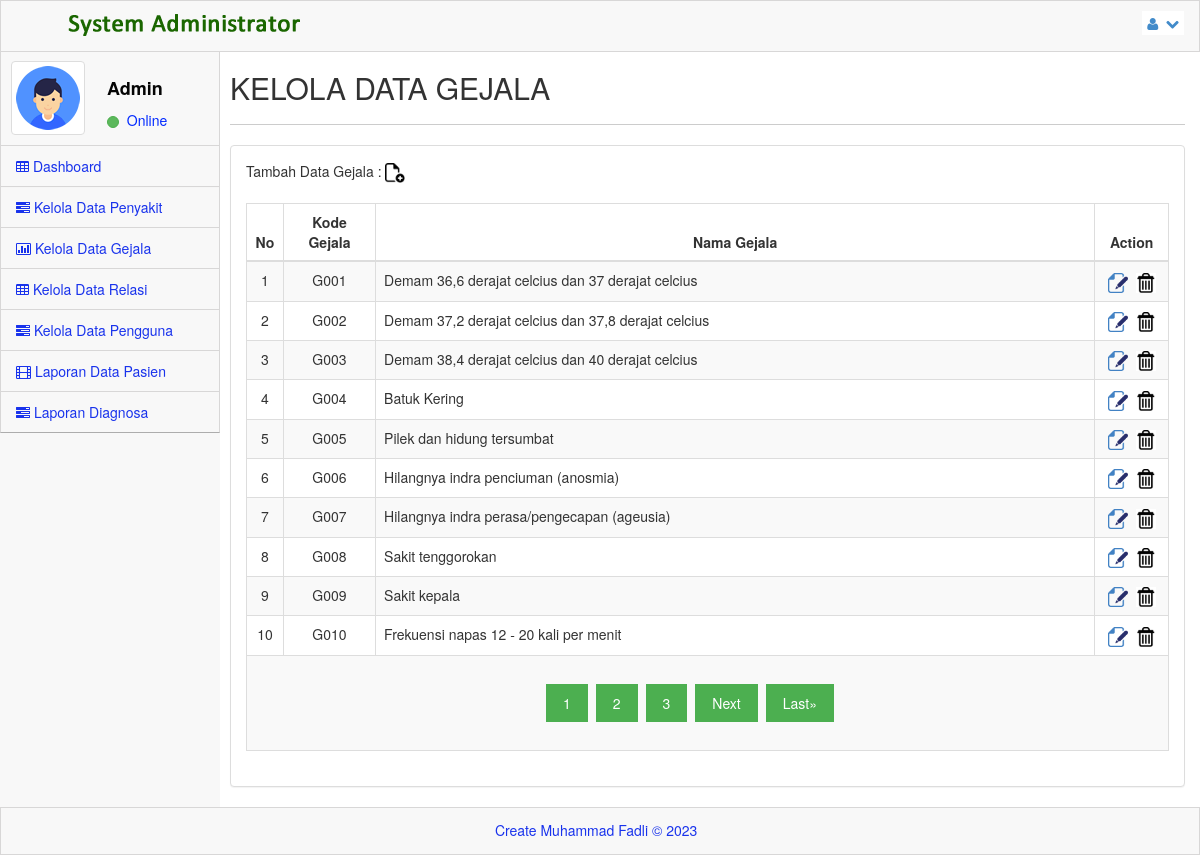
The app's page /profiadmin/kelola_gejala.php (signed in) with its own data.
### tables this page shows
CREATE TABLE `gejala` (
  `id_gejala` int(10) NOT NULL,
  `kd_gejala` char(4) NOT NULL DEFAULT '',
  `nm_gejala` varchar(300) DEFAULT NULL
);

### profiadmin/kelola_gejala.php (the view, shortened to what this page needs)
<?php
include("../koneksi.php");
if (isset($_SESSION['nama']))
{
?>
<!DOCTYPE html>
<html lang="en">
<head>
  <link rel="stylesheet" href="assets/plugins/bootstrap/css/bootstrap.css" />
  <link rel="stylesheet" href="assets/css/main.css" />
  <link rel="stylesheet" href="assets/css/MoneAdmin.css" />
  <link rel="stylesheet" href="assets/plugins/Font-Awesome/css/font-awesome.css" />
  <link href="assets/plugins/dataTables/dataTables.bootstrap.css" rel="stylesheet" />
</head>
<body class="padTop53 " >
  <div id="wrap">
     <div id="top">
        <nav class="navbar navbar-inverse navbar-fixed-top " style="padding-top: 10px;">
           <header class="navbar-header"><a href="../profiadmin/" class="navbar-brand"><img src="assets/img/logo.png" alt="" /></a></header>
           <ul class="nav navbar-top-links navbar-right">
              <li class="dropdown">
                <a class="dropdown-toggle" data-toggle="dropdown" href="#"><i class="icon-user "></i>&nbsp; <i class="icon-chevron-down "></i></a>
              </li>
           </ul>
        </nav>
      </div>
    <div id="left">
      <div class="media user-media well-small">
         <a class="user-link" href="../profiadmin/"><img class="media-object img-thumbnail user-img" alt="User Picture" src="assets/img/user.gif" /></a><br />
         <div class="media-body">
            <h5 class="media-heading">Admin</h5>
            <ul class="list-unstyled user-info">
               <li><a class="btn btn-success btn-xs btn-circle" style="width: 10px;height: 12px;"></a>&nbsp;&nbsp;Online</li>
            </ul>
        </div><br />
      </div>
      <ul id="menu" class="collapse">
        <li class="panel"><a href="../profiadmin/" ><i class="icon-table"></i>&nbsp;Dashboard&nbsp;</a></li>
        <li><a href="kelola_penyakit.php"><i class="icon-tasks"></i>&nbsp;Kelola Data Penyakit&nbsp;</a></li>
        <li><a href="kelola_gejala.php"><i class="icon-bar-chart"></i>&nbsp;Kelola Data Gejala&nbsp;</a></li>
        <li><a href="kelola_relasi.php"><i class="icon-table"></i>&nbsp;Kelola Data Relasi&nbsp;</a></li>
        <li><a href="kelola_user.php"><i class="icon-tasks"></i>&nbsp;Kelola Data Pengguna&nbsp;</a></li>
        <li><a href="laporan_pasien.php"><i class="icon-film"></i>&nbsp;Laporan Data Pasien&nbsp;</a></li>
        <li><a href="laporan_diagnosa.php"><i class="icon-tasks"></i>&nbsp;Laporan Diagnosa&nbsp;</a></li>
	  </ul>
    </div>
    <div id="content">
       <div class="inner">
          <div class="row">
              <div class="col-lg-12">
                  <h2>KELOLA DATA GEJALA</h2>
 			  </div>
          </div><hr />
 		  <div class="row">
            <div class="col-lg-12">
                <div class="panel panel-default">
                     <div class="panel-body">
                         <div class="table-responsive">
							 Tambah Data Gejala :&nbsp;<a href="add_gejala.php"><img src="assets/img/add.png" width="20"></br></br></a>
                             <table class="table table-striped table-bordered table-hover" >
                                 <thead>
                                    <tr>
                                      <th width="4%"><div align="center">No</div></th>
                                      <th width="10%"><div align="center">Kode Gejala</div></th>
                                      <th width="78%"><div align="center">Nama Gejala</div></th>
                                      <th width="8%"><div align="center">Action</div></th>
                                    </tr>
                                  </thead>
                                  <tbody>
                                  <?php
									  $noPage = (isset($_GET['page']))? $_GET['page'] : 1;
									  $dataPerPage = 10;
									  $offset = ($noPage - 1) * $dataPerPage;
									  $total_data  = "SELECT COUNT(*) AS jumData FROM `gejala` ORDER BY `kd_gejala`";
                                      $query = "SELECT * FROM `gejala` ORDER BY `kd_gejala` LIMIT $offset, $dataPerPage";
									  $result = mysqli_query($koneksi,$query);
	                                  $No = 1;
	                                  while ($data = mysqli_fetch_array($result)) {
									?>
                                     <tr>
                                       <td><div align="center"><?php echo $No ?></div></td>
									   <td><div align="center"><?php echo $data['kd_gejala'] ?></div></td>
									   <td><?php echo $data['nm_gejala'] ?></td>
                                       <td align="center">
                                        <a href="edit_gejala.php?id=<?php echo $data['id_gejala'] ?>">
                                        <img src="assets/img/edit.png" width="20"></a>&nbsp;
                                        <a href="javascript:delete_data(<?php echo $data['id_gejala'] ?>)">
                                        <img src="assets/img/delete.png" width="20"></a>
                                       </td>
                                     </tr>
                                     <?php
										$No++;
										 }
										$hasil   = mysqli_query($koneksi,$total_data);
										$data    = mysqli_fetch_array($hasil);
										$jumData = $data['jumData'];
										$jumPage = ceil($jumData/$dataPerPage);
									    ?>
                                        <tr>
											<td colspan="11">
												<div class="center">
												  <div class="pagination">
													<?php
													 for($page = 1; $page <= $jumPage; $page++)
														{
														  if ((($page >= $noPage - 3) && ($page <= $noPage + 3)) || ($page == 1)
														   || ($page == $jumPage))
															{
																if ($page == $noPage)
																	echo " <a href='".$_SERVER['PHP_SELF']."?page=".$page."'
																	class=active>".$page."</a>&nbsp";
																else
																	echo " <a href='".$_SERVER['PHP_SELF']."?page=".$page."'
																	class=active>".$page."</a>&nbsp";
															}
														}
													 if ($noPage < $jumPage)
														 echo "<a href='".$_SERVER['PHP_SELF']."?page=".($noPage+1)."'
														 class=active>Next</a>&nbsp&nbsp";
													 if ($noPage != $jumPage)
														 echo "<a href='".$_SERVER['PHP_SELF']."?page=".$jumPage."' class=active>
														 Last&raquo;</a>&nbsp&nbsp";
													?>
												  </div>
												</div>
											</td>
										</tr>
                                   </tbody>
                                </table>
                            </div>
                        </div>
                    </div>
                </div>
            </div>
		 </div>
	   </div>
	 </div>
    <div id="footer">
    <p>Create Muhammad Fadli &copy;&nbsp;2023 &nbsp;</p>
    </div>
</body>
</html>
<?php
}
?>

### profiadmin/assets/css/main.css (style rules this page uses)
#wrap { margin: 0 auto; }
#footer { height: 48px; background-color: #222222; }
@media (min-width: 768px) { html, body { height: 100%; } }
@media (min-width: 768px) { #wrap { height: auto !important; height: 100%; min-height: 100%; padding: 0 0 48px; margin-bottom: -48px; } }
body.padTop53 { padding-top: 75px; overflow: visible; }
@media (min-width: 802px) { body.padTop53 { padding-top: 51px; } }
#wrap:before, #top:before, .head:before, #footer:before, #wrap:after, #top:after, .head:after, #footer:after { display: table; content: " "; }
#wrap:after, #top:after, .head:after, #footer:after { clear: both; }
#wrap { background-color: #f8f8f8; }
@media (min-width: 768px) { #left { position: relative; float: left; width: 100px; } }
@media (min-width: 768px) { #content { margin-left: 100px; } }
@media (min-width: 768px) { #left { margin-bottom: -10px; } }
@media (min-width: 992px) { #left { width: 220px; } }
@media (min-width: 992px) { #content { margin-left: 220px; } }
#top .navbar { margin-bottom: 0; border:1px solid rgb(216, 215, 215); background-color:#f8f8f8; }
#top .navbar-brand { padding: 0; }
.user-media { display: none; color:#0029FF; border-right:1px solid rgb(216, 215, 215); border-left:1px solid rgb(216, 215, 215); }
@media (min-width: 768px) { .user-media { display: block; } }
@media (min-width: 768px) { .user-media .media-body { display: none; } }
@media (min-width: 768px) { .user-media .user-link { position: relative; display: block; margin-right: auto; margin-left: auto; } }
@media (min-width: 768px) { .user-media .user-link .user-img { margin: 10px auto; } }
@media (min-width: 992px) { .user-media .user-link { float: left; } }
@media (min-width: 992px) { .user-media .user-link .user-img { margin: 10px; } }
@media (min-width: 992px) { .user-media .media-body { display: block; float: left; margin-left: 12px; } }
@media (min-width: 992px) { .user-media .media-body h5.media-heading { font-size: 18px; padding-top: 8px; margin-bottom: 11px; color: #050505; font-weight: bolder; } }
#menu { position: relative; overflow: hidden; border-right:1px solid rgb(216, 215, 215); border-left:1px solid rgb(216, 215, 215); background-color:#f8f8f8; border-bottom: 1px solid rgba(0, 0, 0, 0.3); -webkit-box-shadow: 0 1px 0 rgba(255, 255, 255, 0.05); box-shadow: 0 1px 0 rgba(255, 255, 255, 0.05); }
#menu, #menu ul { padding: 0; margin: 0; list-style: none; }
@media (min-width: 768px) { #menu.collapse { display: inherit !important; } }
#menu > li { position: relative; display: block; margin: 0; border-width: 0; border-radius: 0; }
#menu > li > a { position: relative; display: block; padding: 10px 15px; color: #1933EC; border-top:1px solid rgb(216, 215, 215); }
#menu > li.panel { background-color: transparent; }
#menu li > a { text-decoration: none; }
@media (min-width: 768px) { .mini-sidebar #menu > li > a, #menu > li > a { text-align: center; } }
@media (min-width: 768px) { .mini-sidebar #menu > li > a > i, #menu > li > a > i { display: block; font-size: 20px; } }
@media (min-width: 768px) { #menu:after, .mini-sidebar #menu:after { position: absolute; top: 0; right: 0; bottom: 0; left: 0; display: block; width: 0; -webkit-box-shadow: 97px 1px 5px 2px rgba(0, 0, 0, 0.6); box-shadow: 97px 1px 5px 2px rgba(0, 0, 0, 0.6); } }
@media (min-width: 992px) { #menu > li > a { text-align: left; } }
@media (min-width: 992px) { #menu > li > a > i { display: inline; font-size: 14px; } }
@media (min-width: 992px) { #menu:after { -webkit-box-shadow: 217px 1px 5px 2px rgba(0, 0, 0, 0.6); box-shadow: 217px 1px 5px 2px rgba(0, 0, 0, 0.6); } }
#content { -webkit-transition: margin 0.4s; transition: margin 0.4s; }
.inner { position: relative; min-height: 1px; padding-right: 15px; padding-left: 10px; background: #fff; border: 0px solid #e4e4e4; }
@media (min-width: 768px) { .inner { float: left; width: 100%; } }
.inner .row { margin-right: -15px; margin-left: -15px; }
#footer { margin: 0 auto; color: #1933EC; background-color:#f8f8f8; border:1px solid rgb(216, 215, 215); }
#footer p { padding: 12px 0 0; text-align: center; }
.btn-circle { width: 40px; height: 40px; padding: 8px 10px; border-radius: 500px; }
.btn-circle.btn-xs { width: 20px; height: 20px; padding: 0 5px; }
.inner hr { margin-top: 10px; border-top-color: #ccc; }

### records on screen
gejala: kd_gejala "G001", nm_gejala "Demam 36,6 derajat celcius dan 37 derajat celcius"
gejala: kd_gejala "G002", nm_gejala "Demam 37,2 derajat celcius dan 37,8 derajat celcius"
gejala: kd_gejala "G003", nm_gejala "Demam 38,4 derajat celcius dan 40 derajat celcius"
gejala: kd_gejala "G004", nm_gejala "Batuk Kering"
gejala: kd_gejala "G005", nm_gejala "Pilek dan hidung tersumbat"
gejala: kd_gejala "G006", nm_gejala "Hilangnya indra penciuman (anosmia)"
gejala: kd_gejala "G007", nm_gejala "Hilangnya indra perasa/pengecapan (ageusia)"
gejala: kd_gejala "G008", nm_gejala "Sakit tenggorokan"
gejala: kd_gejala "G009", nm_gejala "Sakit kepala"
gejala: kd_gejala "G010", nm_gejala "Frekuensi napas 12 - 20 kali per menit"
